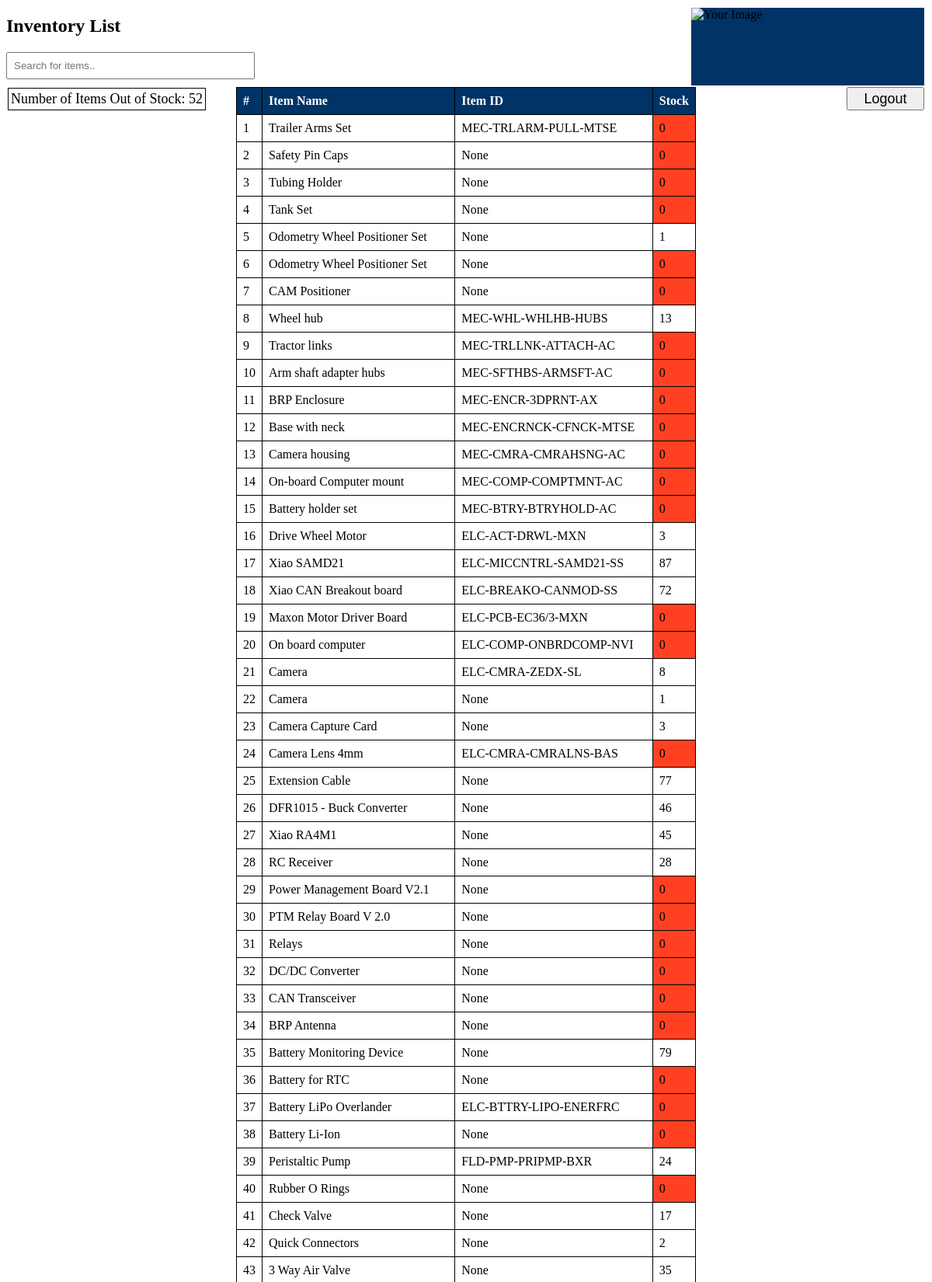
The app's page /view/ (signed in, upper part) with its own data.
### inventory/models.py (models this page shows, shortened)
class Items(models.Model):
    item_name = models.CharField(max_length=200)
    item_id = models.CharField(max_length=100, null=True, blank=True)
    stock = models.IntegerField()

### inventory/views.py (the view)
# urls.py: path('view/', inventory_view, name='inventory_view'),
def inventory_view(request):
    user = request.user
    if not user.is_authenticated:
        return redirect('/login/')
    all_items = Items.objects.all()
    out_of_stock = Items.objects.filter(stock=0).count()
    data = []
    for item in all_items:
        data.append({
            'item_name': item.item_name,
            'item_id': item.item_id,
            'stock': item.stock
        })
    context = {
        'data': data,
        'out_of_stock': out_of_stock,
    }
    return render(request, 'pages/inventory.html', context)

### inventory/templates/pages/inventory.html (shortened to what this page needs)
<!DOCTYPE html>
<head>
</head>
<body>
    <h2> Inventory List</h2>
    <input type="text" id="searchInput" onkeyup="searchTable()" placeholder="Search for items..">
    <img src="https://www.assetcool.com/img/logo.svg" alt="Your Image" style="background-color: #003366; width: 300px; height: 100px; position: absolute; top: 10px; right: 10px;">
    <form action="{% url 'logout' %}" method="post" style="display:inline">
        <button type="submit" style="font-size: 18px; width: 100px; height: 30px; position: absolute; top: 112px; right: 10px;">Logout</button>
    </form>
    <p class="text-lg font-semibold" style=" font-size: 18px; position: absolute; top: 95px; left: 10px; border: 1px solid #000000; padding: 3px;">
        Number of Items Out of Stock: <span class="text-2xl font-extrabold">{{ out_of_stock }}</span>
    </p>
    <table id="inventoryTable">
        <thead>
            <tr style = "background-color: #003366; color: white;">
                <th>#</th>
                <th>Item Name</th>
                <th>Item ID</th>
                <th>Stock</th>
            </tr>
        </thead>
        <tbody>
            {% for item in data %}
            <tr>
                <td>{{ forloop.counter }}</td>
                <td>{{ item.item_name }}</td>
                <td {% if item.item_id == "nan" %} style="background-color: #F4Ab6A;" {%endif%}>{{ item.item_id }}</td>
                <td {% if item.stock == 0 %} style="background-color: #ff4122;" {%endif%}>{{ item.stock }}</td>
            </tr>
            {% endfor %}
        </tbody>
    </table>
</body>
</html>

### inventory/templates/pages/inventory.html (style rules this page uses)
table { border-collapse: collapse; width: 50%; margin: 0 auto; }
th, td { text-align: left; padding: 8px; border-bottom: 1px solid #ddd; border: 1px solid #000000; }
input[type="text"] { margin-bottom: 10px; padding: 8px; width: 300px; }

### records on screen
Items: item_name "Trailer Arms Set", item_id "MEC-TRLARM-PULL-MTSE"
Items: item_name "Safety Pin Caps"
Items: item_name "Tubing Holder"
Items: item_name "Tank Set"
Items: item_name "Odometry Wheel Positioner Set"
Items: item_name "Odometry Wheel Positioner Set"
Items: item_name "CAM Positioner"
Items: item_name "Wheel hub", item_id "MEC-WHL-WHLHB-HUBS"
Items: item_name "Tractor links", item_id "MEC-TRLLNK-ATTACH-AC"
Items: item_name "Arm shaft adapter hubs", item_id "MEC-SFTHBS-ARMSFT-AC"
Items: item_name "BRP Enclosure", item_id "MEC-ENCR-3DPRNT-AX"
Items: item_name "Base with neck", item_id "MEC-ENCRNCK-CFNCK-MTSE"
Items: item_name "Camera housing", item_id "MEC-CMRA-CMRAHSNG-AC"
Items: item_name "On-board Computer mount", item_id "MEC-COMP-COMPTMNT-AC"
Items: item_name "Battery holder set", item_id "MEC-BTRY-BTRYHOLD-AC"
Items: item_name "Drive Wheel Motor", item_id "ELC-ACT-DRWL-MXN"
Items: item_name "Xiao SAMD21", item_id "ELC-MICCNTRL-SAMD21-SS"
Items: item_name "Xiao CAN Breakout board", item_id "ELC-BREAKO-CANMOD-SS"
Items: item_name "Maxon Motor Driver Board", item_id "ELC-PCB-EC36/3-MXN"
Items: item_name "On board computer", item_id "ELC-COMP-ONBRDCOMP-NVI"
Items: item_name "Camera", item_id "ELC-CMRA-ZEDX-SL"
Items: item_name "Camera"
Items: item_name "Camera Capture Card"
Items: item_name "Camera Lens 4mm", item_id "ELC-CMRA-CMRALNS-BAS"
Items: item_name "Extension Cable"
Items: item_name "DFR1015 - Buck Converter"
Items: item_name "Xiao RA4M1"
Items: item_name "RC Receiver"
Items: item_name "Power Management Board V2.1"
Items: item_name "PTM Relay Board V 2.0"
Items: item_name "Relays"
Items: item_name "DC/DC Converter"
Items: item_name "CAN Transceiver"
Items: item_name "BRP Antenna"
Items: item_name "Battery Monitoring Device"
Items: item_name "Battery for RTC"
Items: item_name "Battery LiPo Overlander", item_id "ELC-BTTRY-LIPO-ENERFRC"
Items: item_name "Battery Li-Ion"
Items: item_name "Peristaltic Pump", item_id "FLD-PMP-PRIPMP-BXR"
Items: item_name "Rubber O Rings"
Items: item_name "Check Valve"
Items: item_name "Quick Connectors"
Items: item_name "3 Way Air Valve"

### other values on screen
{{ out_of_stock }} "52"
{{ item.stock }} "0" "0" "0" "0" "1" "0" "0" "13" "0" "0" "0" "0" "0" "0" "0" "3" "87" "72" "0" "0" "8" "1" "3" "0" "77" "46" "45" "28" "0" "0" "0" "0" "0" "0" "79" "0" "0" "0" "24" "0" "17" "2" "35"
{{ item.item_id }} "None" "None" "None" "None" "None" "None" "None" "None" "None" "None" "None" "None" "None" "None" "None" "None" "None" "None" "None" "None" "None" "None" "None" "None" "None"
